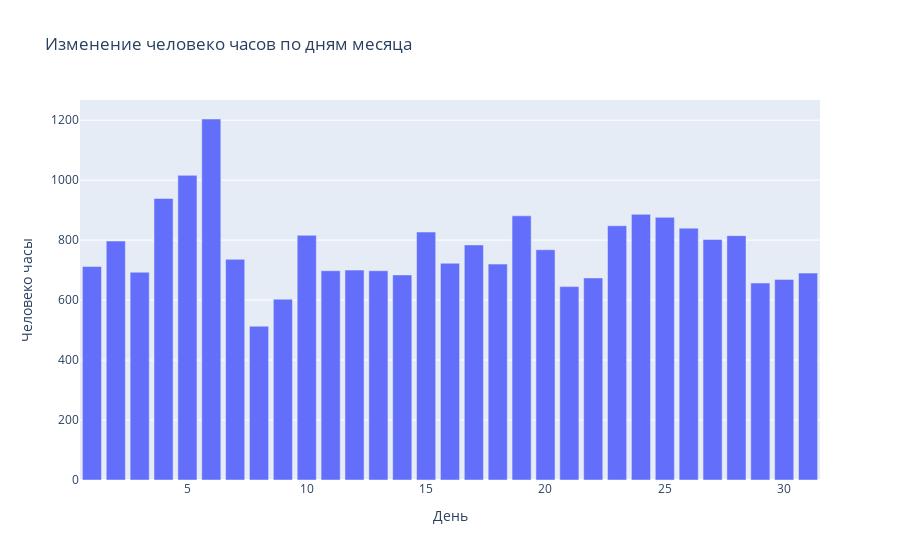

Notebook code cell kept with this figure:
### Code cell
# Делакм интерактивную визуализацию
fig = df_oprtrs.sum().plot(kind="bar",labels={"variable": "День", "value": "Человеко часы"
                                        , "index": "День"},title = "Изменение человеко часов по дням месяца")
fig.update_layout(showlegend=False)
fig.show()

### Figure 1 — Plotly figure (JSON) as saved in the notebook; plotly's stock layout.template omitted (floating-point values rounded to 4 significant figures)
{"data": [{"alignmentgroup": "True", "hovertemplate": "День=%{x}<br>Человеко часы=%{y}<extra></extra>", "legendgroup": "0", "marker": {"color": "#636efa"}, "name": "0", "offsetgroup": "0", "orientation": "v", "showlegend": true, "textposition": "auto", "type": "bar", "x": [1, 2, 3, 4, 5, 6, 7, 8, 9, 10, 11, 12, 13, 14, 15, 16, 17, 18, 19, 20, 21, 22, 23, 24, 25, 26, 27, 28, 29, 30, 31], "xaxis": "x", "y": [712, 797, 693, 939, 1016, 1204, 736, 513, 603, 816, 698, 700, 698, 684, 827, 723, 784, 720, 881, 768, 645, 674, 848, 886, 876, 840, 802, 815, 657, 669, 690], "yaxis": "y"}], "layout": {"barmode": "relative", "legend": {"title": {"text": "День"}, "tracegroupgap": 0}, "showlegend": false, "title": {"text": "Изменение человеко часов по дням месяца"}, "xaxis": {"anchor": "y", "domain": [0, 1], "title": {"text": "День"}}, "yaxis": {"anchor": "x", "domain": [0, 1], "title": {"text": "Человеко часы"}}}}
